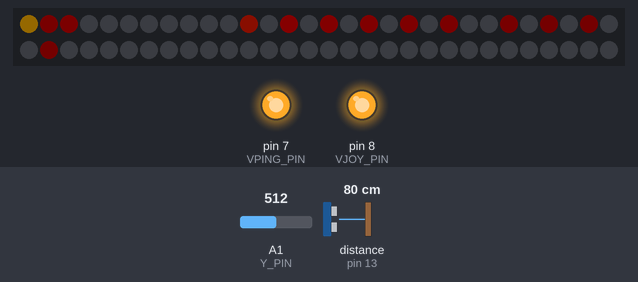
Recording of a sketch running on a simulated Arduino Uno, built with avr-gcc and run on an emulated ATmega328P. On the bench: 60 RGB LEDs in strip order, left to right, continuing on the next row, output pins drawn as LEDs (lit = HIGH). Inputs (shaded band) come from the test bench; at power-on: distance to the obstacle (sensor on pin 13) 80 cm, A1 (Y_PIN) = 512. The echo pulse lasts 58.3 µs per cm; dim RGB values are drawn brighter than linear; colours are those a GRB WS2812 strip shows for the declared byte order.

Above: at 2.1 s.
2.2 s: distance to the obstacle (sensor on pin 13) set to 2 cm
At 2.59 s:
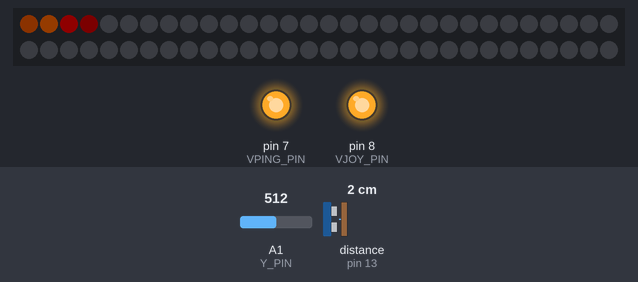
4.8 s: distance to the obstacle (sensor on pin 13) set to 4 cm
At 5.06 s:
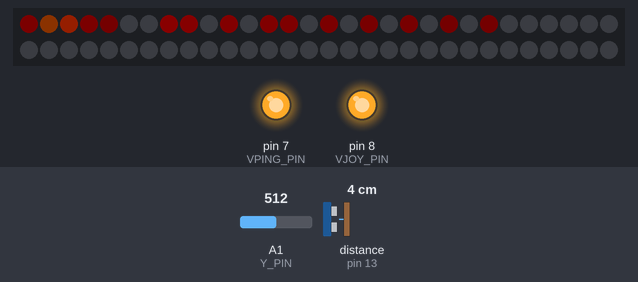
6.4 s: distance to the obstacle (sensor on pin 13) set to 9 cm
At 6.6 s:
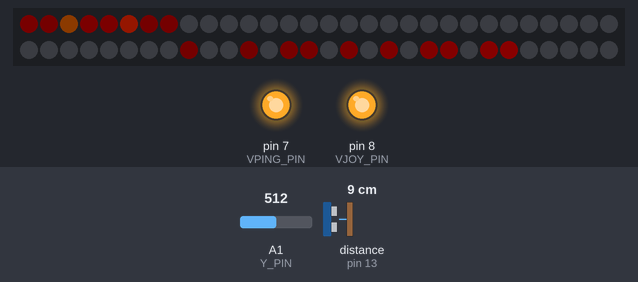
Timing chart, 0 to 9.4 s (numbered marks = the images above; inputs shaded):
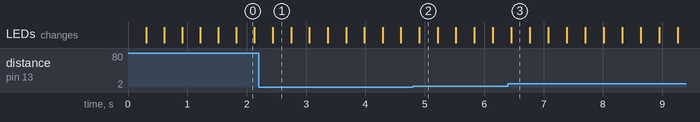

The sketch:

rgb_moving_ultrasonic.ino
```cpp
#include <FastLED.h>
#define FASTLED_ALLOW_INTERRUPTS 0
#include <NewPing.h>

#define TRIGGER_PIN  12  // Arduino pin tied to trigger pin on the ultrasonic sensor.
#define ECHO_PIN     13  // Arduino pin tied to echo pin on the ultrasonic sensor.
#define MAX_DISTANCE 65  // Maximum distance we want to ping for (in centimeters). Maximum sensor distance is rated at 400-500cm.

NewPing sonar(TRIGGER_PIN, ECHO_PIN, MAX_DISTANCE); // NewPing setup of pins and maximum distance.


#define NUM_LEDS    60
#define DATA_PIN    3
#define X_PIN       0
#define Y_PIN       1
#define SW_PIN      2
#define VJOY_PIN    8
#define VPING_PIN   7

#define BRIGHTNESS  24

CRGB leds[NUM_LEDS];

int x = 0;
int y = 0;

uint8_t gHue = 0; // rotating "base color" used by many of the patterns


void startupLEDsTest() {
  // startup blink test to confirm LEDs are working.
  FastLED.setBrightness(BRIGHTNESS);
  fill_solid(leds, NUM_LEDS, CRGB(255, 0, 0)); // fill red
  FastLED.show();
  delay(300);
  fill_solid(leds, NUM_LEDS, CRGB(0, 255, 0)); // fill green
  FastLED.show();
  delay(300);
  fill_solid(leds, NUM_LEDS, CRGB(0, 0, 255)); // fill blue
  FastLED.show();
  delay(300);
  FastLED.clear(true);
  FastLED.show();
  //  FastLED.setBrightness(BRIGHTNESS);

} //end_startupLEDsTest


void setup() {
  Serial.begin(9600);

  FastLED.addLeds<WS2812, DATA_PIN, RGB>(leds, NUM_LEDS);  // GRB ordering is typical

  pinMode(VJOY_PIN, OUTPUT);
  digitalWrite(VJOY_PIN, HIGH);
  pinMode(VPING_PIN, OUTPUT);
  digitalWrite(VPING_PIN, HIGH);

  startupLEDsTest();

}

void loop() {
  delay(30);
  EVERY_N_MILLISECONDS( 20 ) {
    gHue++;  // slowly cycle the "base color" through the rainbow
    gHue = gHue % 255;
    Serial.println(gHue);
  }

  int distance = 0;
  distance = sonar.ping_cm();
  //  Serial.println( distance );

  if (!sonar.check_timer()) {
    int pos = beatsin16( 20, 0, NUM_LEDS - 1 );
    //    int pos = quadwave8(NUM_LEDS);
    leds[pos] += CHSV( gHue, 255, 192);
  }

  y = analogRead(Y_PIN);
  int ledY = map(y, 0, 1023, 0, 255);       // color

  int X = map(distance, 0, 100, 0, NUM_LEDS);  // led
  //    Serial.print("X: %d\n",X);

  //  fill_rainbow( &(leds[distance]), NUM_LEDS, 0); // does not work along with ping sensor.
  // //////////// CUIDADO CON EL SPREAD, ME PA QUE NO LE DA EL RAM PORQUE TAMPOCO ANDA EL FILL_RAINBOW.
  dotMas(X, 2, gHue, 150);
  fadeToBlackBy( leds, NUM_LEDS, 50);

  FastLED.show();
  //    FastLED.clear();
}


void dotMas(int pos, int spread, int colorHue, int colorDecay) {
  for (int i = 0; i <= spread; i++) {
    leds[pos - i] += CHSV(colorHue, 255, 192 - colorDecay + i * 2);
    leds[pos + i] += CHSV(colorHue, 255, 192 - colorDecay + i * 2);
  }
  leds[pos] += CHSV(colorHue, 255, 255);
}
```

Measured:
- after the input at 2.2 s, the LEDs: change after 0.24 s (image 1)
